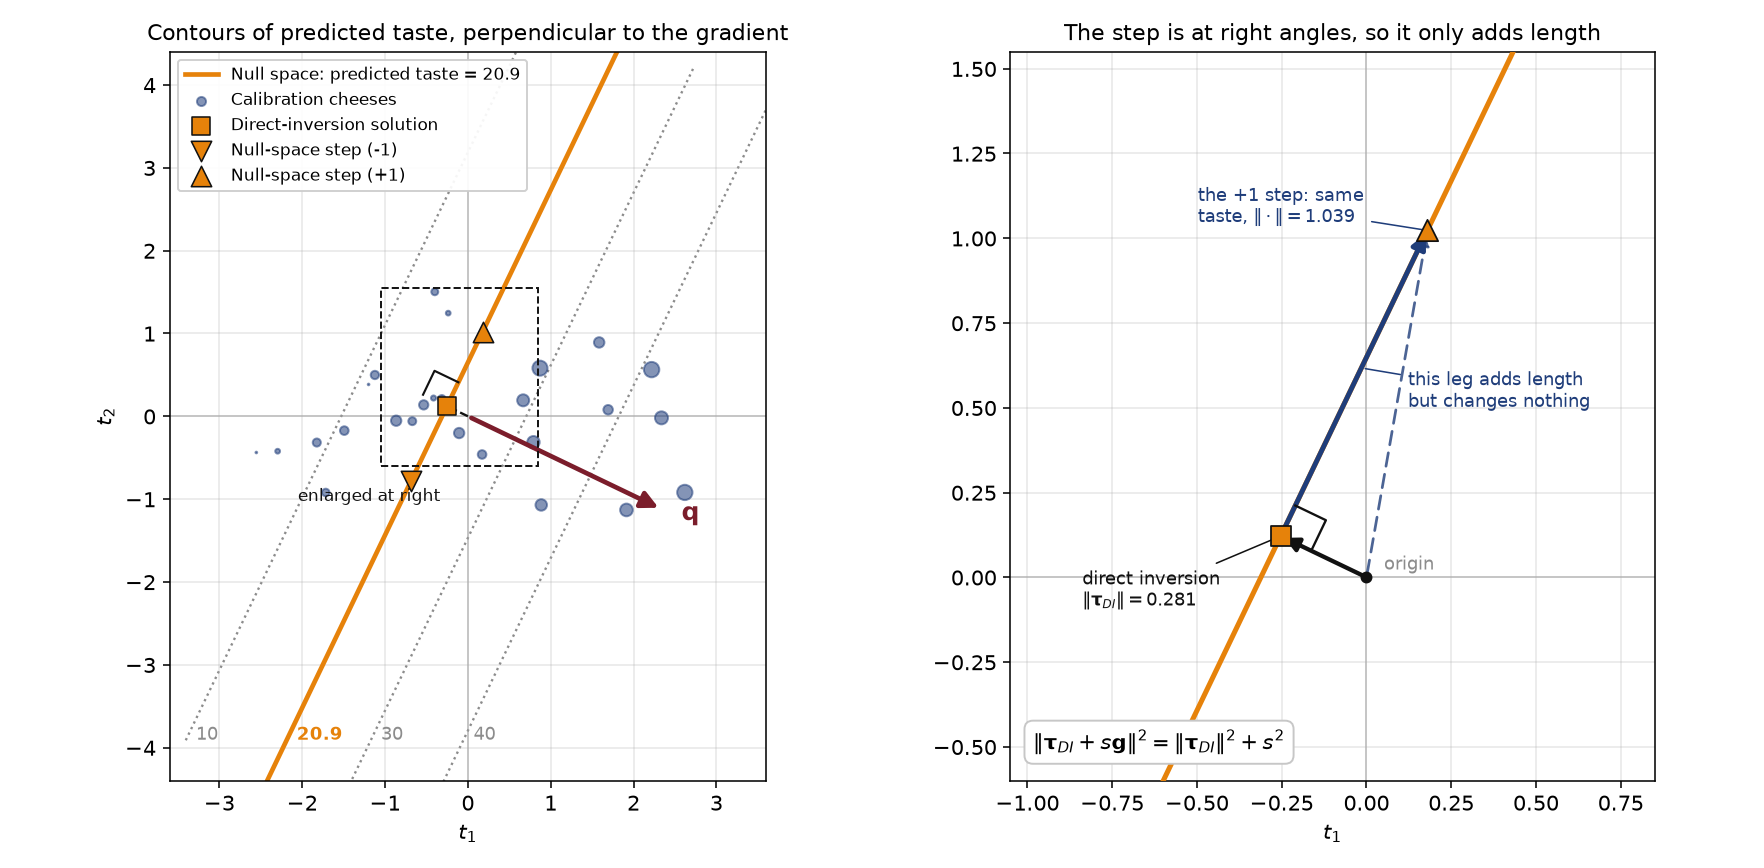

The script that saved this image:
"""Generate the committed PNG explaining the geometry of the PLS null space.

Companion to ``pls/pls-model-inversion-null-space.py``. That figure shows the
null space; this one shows *why* it runs in the direction it does, for the
pid-book section "Where the null-space line comes from" in
``latent-variable-modelling/projection-to-latent-structures/pls-model-inversion-and-the-orthogonal-space.rst``.

The prediction of a two-component PLS model is ``yhat = q1*t1 + q2*t2``, so the
y-loading vector ``q`` is the gradient of the prediction in the score plot.
Fixing a target response gives one linear equation in two unknowns, whose
solutions form a line perpendicular to ``q``: a contour of the predicted
response. Different targets give parallel contours. The axes are drawn on a
common scale (``aspect="equal"``) so that the right angle between ``q`` and the
contours is visible rather than merely asserted. The two null-space steps from the
companion figure are marked so the same points can be found in both.

The right panel enlarges the boxed region of the left, because the argument for
the direct-inversion solution being the shortest one lives at the scale of a
single step while the contour family spans the whole score plot. The three
arrows there form a right triangle: from the origin to the perpendicular foot,
from the foot along the contour, and the hypotenuse back to the origin.
Pythagoras on that triangle is the argument.

Requires the ``process_improve`` package (``pip install process-improve``) for
``PLS``.

Usage::

    python pls/pls-null-space-geometry.py [output_dir]

``output_dir`` defaults to this script's own directory (``pls/``).
"""

from __future__ import annotations

import sys
from pathlib import Path

import matplotlib as mpl

mpl.use("Agg")
import matplotlib.pyplot as plt
import numpy as np
import pandas as pd
from matplotlib.patches import Rectangle

from process_improve.multivariate import PLS

DATA_URL = "https://openmv.net/file/cheddar-cheese.csv"
X_COLUMNS = ["Acetic", "H2S", "Lactic"]
MAIN_TASTE = 20.9                       # the contour drawn in orange
OTHER_TASTES = (10.0, 30.0, 40.0)       # further contours, drawn in grey

DARK_BLUE = "#1f3d7a"  # calibration cheeses
ORANGE = "#e6820a"     # the null space for the main target
MAROON = "#7b1d2b"     # the y-loading vector q: the gradient, perpendicular to the contours
DARK_BLUE = "#1f3d7a"  # the step and the hypotenuse in the enlarged panel
GREY = "0.55"          # contours for the other targets
BLACK = "#111111"      # marker outlines and the geometric annotations
REFERENCE_AREA = 22.0            # marker area, in points^2, for a cheese of
TASTE_AT_REFERENCE_AREA = 20.0   # this taste; area scales proportionally from there
plt.rcParams.update(
    {
        "font.size": 11,
        "axes.grid": True,
        "grid.alpha": 0.3,
        "figure.dpi": 140,
    }
)


def build_figure(out_dir: Path) -> None:
    """Fit the model, then draw the gradient and the contours it induces."""
    cheese = pd.read_csv(DATA_URL)
    train = cheese.iloc[4:]  # cheeses 5 to 30, as in the chapter
    pls = PLS(n_components=2).fit(train[X_COLUMNS], train[["Taste"]])

    q = pls.y_loadings_.to_numpy().ravel()  # gradient of the prediction
    q_unit = q / np.linalg.norm(q)
    g = pls.invert(MAIN_TASTE).null_space_basis.to_numpy().ravel()  # perpendicular
    tau = pls.invert(MAIN_TASTE).scores.to_numpy()
    scores = pls.scores_.to_numpy()

    steps = np.linspace(-5.0, 5.0, 50)

    fig, (ax, ax_zoom) = plt.subplots(1, 2, figsize=(12.6, 6.2))

    # Fix the drawing area first, so every label can be placed inside it.
    x_limits, y_limits = (-3.6, 3.6), (-4.4, 4.4)
    label_y = y_limits[0] + 0.55       # contours are labelled near the bottom edge
    slope = -q[0] / q[1]

    def label_point(centre: np.ndarray) -> tuple[float, float]:
        """Where a contour through *centre* crosses the labelling height."""
        intercept = centre[1] - slope * centre[0]
        return ((label_y - intercept) / slope, label_y)

    # Contours for the other target tastes: parallel, and unlabelled in the legend.
    for taste in OTHER_TASTES:
        centre = pls.invert(taste).scores.to_numpy()
        line = np.array([centre + s * g for s in steps])
        ax.plot(line[:, 0], line[:, 1], color=GREY, lw=1.2, linestyle=":", zorder=1)
        ax.annotate(
            f"{taste:.0f}", xy=label_point(centre), xytext=(4, 0),
            textcoords="offset points", color=GREY, fontsize=9, va="center",
        )

    # The main contour: every score on it predicts a taste of MAIN_TASTE.
    line = np.array([tau + s * g for s in steps])
    ax.plot(
        line[:, 0], line[:, 1], color=ORANGE, lw=2.4,
        label=f"Null space: predicted taste = {MAIN_TASTE}", zorder=2,
    )
    ax.annotate(
        f"{MAIN_TASTE}", xy=label_point(tau), xytext=(4, 0),
        textcoords="offset points", color=ORANGE, fontsize=9, va="center", fontweight="bold",
    )

    # Marker area is proportional to the measured taste, as in the companion figure.
    taste = train["Taste"].to_numpy()
    cal = ax.scatter(scores[:, 0], scores[:, 1], color=DARK_BLUE, alpha=0.55, zorder=3,
                     s=REFERENCE_AREA * taste / TASTE_AT_REFERENCE_AREA,
                     label="Calibration cheeses")

    # The gradient q, drawn from the origin. The prediction rises fastest this way.
    arrow_length = 2.6
    ax.annotate(
        "", xy=tuple(q_unit * arrow_length), xytext=(0, 0),
        arrowprops={"arrowstyle": "-|>", "color": MAROON, "lw": 2.4, "mutation_scale": 18},
        zorder=5,
    )
    ax.annotate(
        r"$\mathbf{q}$", xy=tuple(q_unit * arrow_length), xytext=(10, -6),
        textcoords="offset points", color=MAROON, fontsize=13, fontweight="bold",
    )

    # The direct-inversion solution, and the perpendicular from the origin to it.
    ax.plot([0, tau[0]], [0, tau[1]], color=BLACK, lw=1.2, linestyle="--", zorder=4)
    ax.scatter(tau[0], tau[1], color=ORANGE, marker="s", s=90, zorder=6,
               edgecolors=BLACK, linewidths=0.8, label="Direct-inversion solution")

    # The -1 and +1 null-space steps, drawn as in the companion score plot so the
    # same two points can be recognised across both figures.
    g_step = g / np.linalg.norm(g)
    ax.scatter(*(tau - g_step), color=ORANGE, marker="v", s=110, zorder=6,
               edgecolors=BLACK, linewidths=0.8, label="Null-space step (-1)")
    ax.scatter(*(tau + g_step), color=ORANGE, marker="^", s=110, zorder=6,
               edgecolors=BLACK, linewidths=0.8, label="Null-space step (+1)")

    # A right-angle marker at the direct-inversion solution, between q and the contour.
    size = 0.32
    g_unit = g / np.linalg.norm(g)
    corner = np.array([
        tau + size * g_unit,
        tau + size * g_unit - size * q_unit,
        tau - size * q_unit,
    ])
    ax.plot(corner[:, 0], corner[:, 1], color=BLACK, lw=1.1, zorder=6)

    # The region the right panel enlarges.
    zoom_x, zoom_y = (-1.05, 0.85), (-0.60, 1.55)
    ax.add_patch(
        Rectangle((zoom_x[0], zoom_y[0]), zoom_x[1] - zoom_x[0], zoom_y[1] - zoom_y[0],
                  fill=False, edgecolor=BLACK, lw=1.0, linestyle="--", zorder=8)
    )
    ax.annotate("enlarged at right", xy=(zoom_x[0], zoom_y[0]), xytext=(-6, -18),
                textcoords="offset points", fontsize=8.5, color=BLACK, ha="center")

    ax.axhline(0, color="0.75", lw=0.8, zorder=0)
    ax.axvline(0, color="0.75", lw=0.8, zorder=0)
    ax.set_xlim(*x_limits)
    ax.set_ylim(*y_limits)
    ax.set_aspect("equal")  # so the right angle is a right angle on the page
    ax.set_xlabel("$t_1$")
    ax.set_ylabel("$t_2$")
    ax.set_title("Contours of predicted taste, perpendicular to the gradient", fontsize=11.5)
    legend = ax.legend(loc="upper left", framealpha=0.92, fontsize=8.5)
    # Show the cheeses at the reference size, so the legend doubles as a size key.
    handles = getattr(legend, "legend_handles", None) or legend.legendHandles
    for handle, text in zip(handles, legend.get_texts()):
        if text.get_text().startswith("Calibration"):
            handle.set_sizes([REFERENCE_AREA])
    # --- right panel: why the perpendicular foot is the shortest solution ----
    candidate = tau + g_step
    ax_zoom.plot(line[:, 0], line[:, 1], color=ORANGE, lw=2.6, zorder=3)
    ax_zoom.annotate("", xy=tuple(tau), xytext=(0, 0),
                     arrowprops={"arrowstyle": "-|>", "color": BLACK, "lw": 2.2,
                                 "mutation_scale": 15}, zorder=7)
    ax_zoom.annotate("", xy=tuple(candidate), xytext=tuple(tau),
                     arrowprops={"arrowstyle": "-|>", "color": DARK_BLUE, "lw": 2.5,
                                 "mutation_scale": 15}, zorder=7)
    ax_zoom.annotate("", xy=tuple(candidate), xytext=(0, 0),
                     arrowprops={"arrowstyle": "-|>", "color": DARK_BLUE, "lw": 1.4,
                                 "mutation_scale": 12, "ls": (0, (5, 3)), "alpha": 0.8}, zorder=6)
    ax_zoom.scatter(*tau, color=ORANGE, marker="s", s=100, edgecolors=BLACK, linewidths=0.9, zorder=9)
    ax_zoom.scatter(*candidate, color=ORANGE, marker="^", s=120, edgecolors=BLACK,
                    linewidths=0.9, zorder=9)
    ax_zoom.scatter([0], [0], color=BLACK, s=26, zorder=9)

    tau_unit = tau / np.linalg.norm(tau)
    small = 0.10
    corner_zoom = np.array([
        tau + small * g_step,
        tau + small * g_step - small * tau_unit,
        tau - small * tau_unit,
    ])
    ax_zoom.plot(corner_zoom[:, 0], corner_zoom[:, 1], color=BLACK, lw=1.2, zorder=10)

    ax_zoom.annotate("origin", xy=(0, 0), xytext=(9, 4), textcoords="offset points",
                     fontsize=9, color=GREY)
    ax_zoom.annotate("direct inversion\n" r"$\|\mathbf{\tau}_{DI}\| = 0.281$", xy=tuple(tau),
                     xytext=(-102, -36), textcoords="offset points", fontsize=9, color=BLACK,
                     arrowprops={"arrowstyle": "-", "color": BLACK, "lw": 0.8})
    ax_zoom.annotate("the +1 step: same\ntaste, " r"$\|\cdot\| = 1.039$", xy=tuple(candidate),
                     xytext=(-118, 4), textcoords="offset points", fontsize=9, color=DARK_BLUE,
                     arrowprops={"arrowstyle": "-", "color": DARK_BLUE, "lw": 0.8})
    ax_zoom.annotate("this leg adds length\nbut changes nothing", xy=tuple(tau + 0.55 * g_step),
                     xytext=(24, -20), textcoords="offset points", fontsize=9, color=DARK_BLUE,
                     arrowprops={"arrowstyle": "-", "color": DARK_BLUE, "lw": 0.8})
    ax_zoom.text(0.035, 0.035,
                 r"$\|\mathbf{\tau}_{DI} + s\mathbf{g}\|^2 = \|\mathbf{\tau}_{DI}\|^2 + s^2$",
                 transform=ax_zoom.transAxes, ha="left", va="bottom", fontsize=11,
                 bbox={"facecolor": "white", "edgecolor": "0.78", "boxstyle": "round,pad=0.4"})

    ax_zoom.axhline(0, color="0.75", lw=0.8, zorder=0)
    ax_zoom.axvline(0, color="0.75", lw=0.8, zorder=0)
    ax_zoom.set_xlim(*zoom_x)
    ax_zoom.set_ylim(*zoom_y)
    ax_zoom.set_aspect("equal")
    ax_zoom.set_xlabel("$t_1$")
    ax_zoom.set_title("The step is at right angles, so it only adds length", fontsize=11.5)

    fig.tight_layout()
    fig.savefig(out_dir / "pls-null-space-geometry.png")
    plt.close(fig)


def main() -> None:
    """Entry point: render into the given directory (default: this script's own)."""
    out_dir = Path(sys.argv[1]) if len(sys.argv) > 1 else Path(__file__).resolve().parent
    build_figure(out_dir)


if __name__ == "__main__":
    main()
